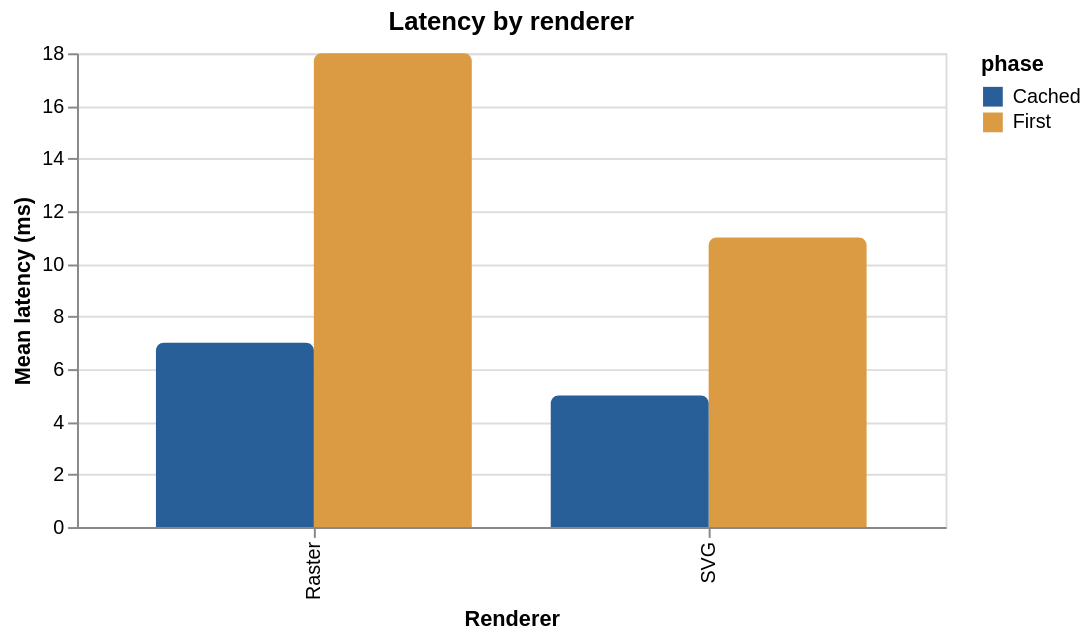

Source (Vega-Lite JSON):
### Vega-Lite specification from a JSON file in a GitHub repository (floating-point values rounded to 4 significant figures)
{"$schema": "https://vega.github.io/schema/vega-lite/v6.json", "description": "Canonical Vega-Lite: inline observations, aggregate encoding and color legend.", "title": "Latency by renderer", "width": 440, "height": 240, "data": {"values": [{"renderer": "SVG", "latency": 12, "phase": "First"}, {"renderer": "SVG", "latency": 10, "phase": "First"}, {"renderer": "Raster", "latency": 18, "phase": "First"}, {"renderer": "SVG", "latency": 5, "phase": "Cached"}, {"renderer": "Raster", "latency": 7, "phase": "Cached"}]}, "mark": {"type": "bar", "cornerRadiusTopLeft": 4, "cornerRadiusTopRight": 4}, "encoding": {"x": {"field": "renderer", "type": "nominal", "title": "Renderer"}, "xOffset": {"field": "phase"}, "y": {"aggregate": "mean", "field": "latency", "type": "quantitative", "title": "Mean latency (ms)"}, "color": {"field": "phase", "type": "nominal", "scale": {"range": ["#295f98", "#da9b42"]}}}}
